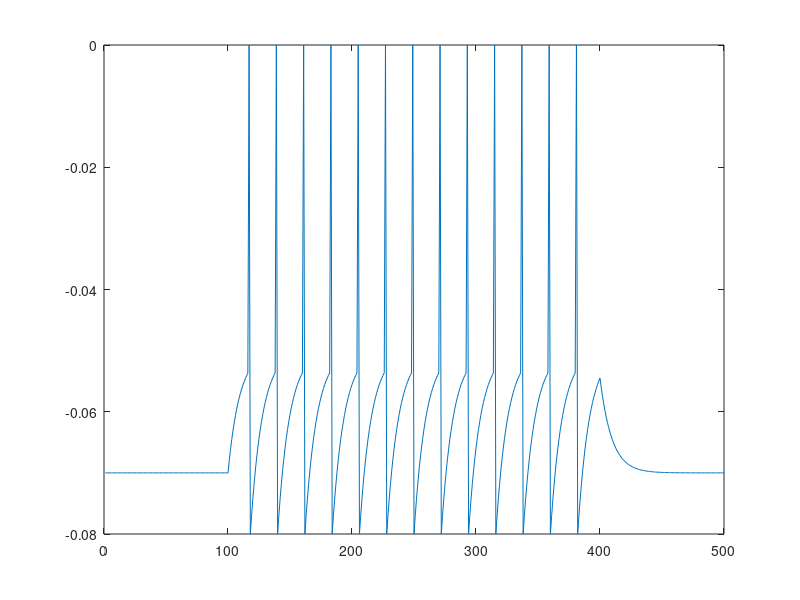

MATLAB code for this plot:
% From Question
Vrest = -70E-3; 
R_m = 10E6; 
tao = 10E-3; 
Vm = -70E-3;
Vth = -54E-3;
Vreset = -80E-3; 
time = 0.5; 

% Chosen values
Vspike = 0; 
dt = 1E-3;
I_max = 2E-9;

iterations =  time/dt;
I = zeros(iterations, 1); 
I(0.2* iterations + 1 : 0.8 * iterations) = I_max; 

% iterate through phase timesteps
for n= 1:iterations 

    % Manual Spikes
    if Vm == Vspike
        Vm = Vreset; 
    elseif Vm >= Vth
            Vm = Vspike;

    % Use the membrane equation
    else 
        dv = (1/tao) * ((-1* Vm) + Vrest + R_m*I(n,1)) * dt
        Vm = Vm + dv;
    end 

    % add to vector
    V(n, 1) = Vm; 
end

plot(V); 

